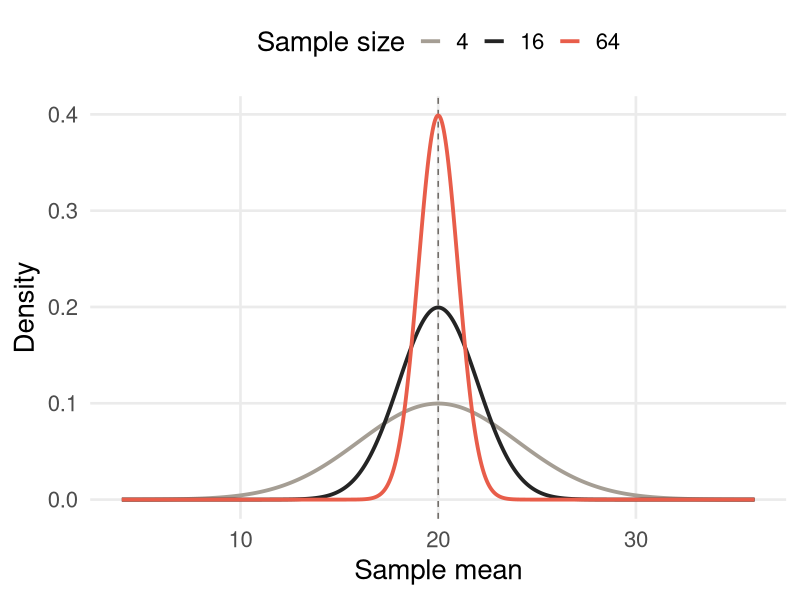
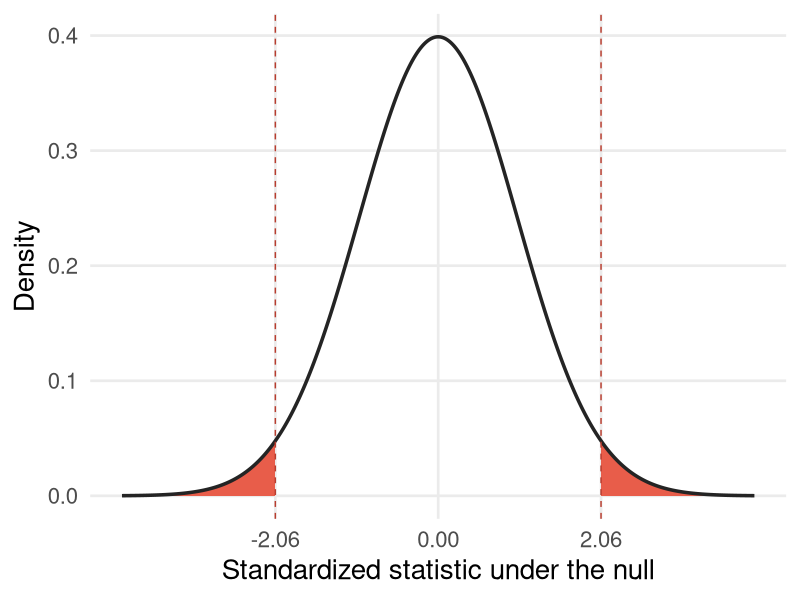
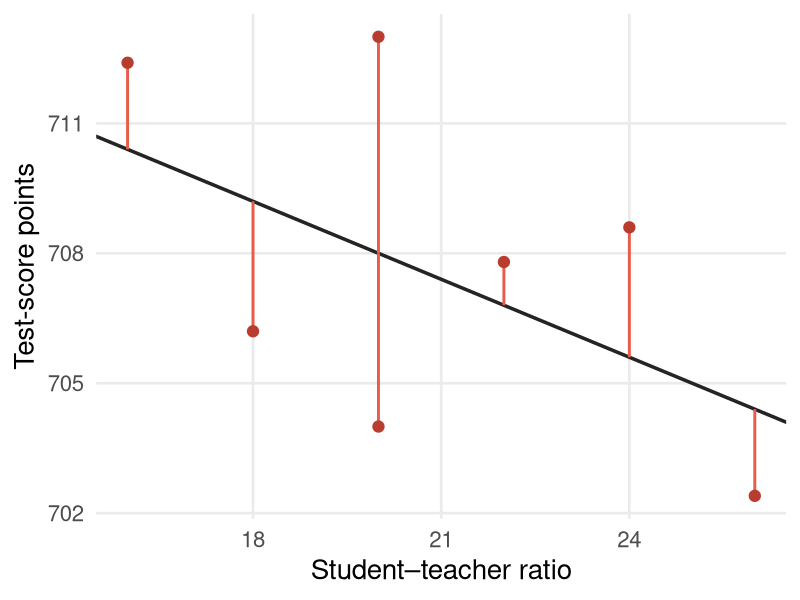
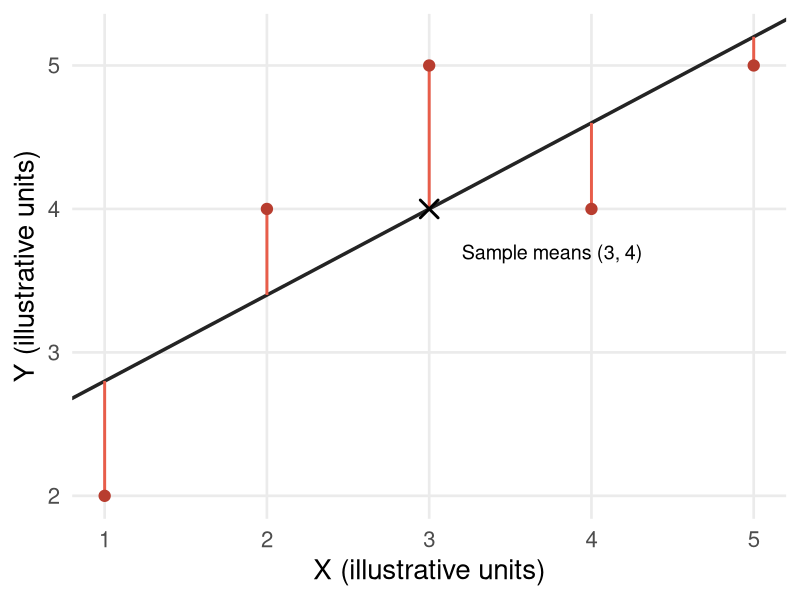

Write the R code that produced these figures, in order.
## ---- chunk 1
#| label: setup
#| include: false

library(ggplot2)
theme_set(
  theme_minimal(base_size = 20) +
    theme(
      panel.grid.minor = element_blank(),
      plot.title = element_text(face = "bold", colour = "#242424"),
      plot.background = element_rect(fill = "transparent", colour = NA)
    )
)
## ---- chunk 2
#| label: exact-mean-densities
#| echo: false
#| fig-width: 12
#| fig-height: 4.5
#| out.width: "90%"
#| fig-alt: "Exact normal densities of the sample mean for sample sizes 4, 16, and 64. All are centered at 20; larger samples produce narrower densities."

# Hypothetical normal population: mean 20, standard deviation 8.
# These are exact densities, not a simulation or observed earnings data.
mean_density <- expand.grid(mean_value = seq(4, 36, length.out = 801),
                            sample_size = c(4, 16, 64))
mean_density$density <- with(mean_density,
  dnorm(mean_value, mean = 20, sd = 8 / sqrt(sample_size)))
mean_density$sample_size <- factor(mean_density$sample_size)
ggplot(mean_density, aes(mean_value, density, colour = sample_size)) +
  geom_vline(xintercept = 20, colour = "#68645F", linetype = "dashed") +
  geom_line(linewidth = 1.3) +
  scale_colour_manual(values = c("#A59E94", "#242424", "#E85D4A"),
                      name = "Sample size") +
  labs(x = "Sample mean", y = "Density") +
  theme(legend.position = "top")
## ---- chunk 3
#| label: p-value-tail-area
#| echo: false
#| fig-width: 12
#| fig-height: 4.5
#| out.width: "90%"
#| fig-alt: "Standard normal density with both tails beyond minus 2.06 and plus 2.06 shaded. Their combined area is approximately 0.0394."

normal_grid <- data.frame(z = seq(-4, 4, length.out = 1601))
normal_grid$density <- dnorm(normal_grid$z)
ggplot(normal_grid, aes(z, density)) +
  geom_area(data = subset(normal_grid, z <= -2.06), fill = "#E85D4A") +
  geom_area(data = subset(normal_grid, z >= 2.06), fill = "#E85D4A") +
  geom_line(colour = "#242424", linewidth = 1.2) +
  geom_vline(xintercept = c(-2.06, 2.06), linetype = "dashed",
             colour = "#B83D2F") +
  scale_x_continuous(breaks = c(-2.06, 0, 2.06)) +
  labs(x = "Standardized statistic under the null", y = "Density")
## ---- chunk 4
#| label: section32-critical-values
#| echo: false

significance_levels <- c(0.10, 0.05, 0.01, 0.005)
knitr::kable(data.frame(
  "Significance level" = c("10%", "5%", "1%", "0.5%"),
  "Probability in each tail" = c("5%", "2.5%", "0.5%", "0.25%"),
  "Critical absolute t" = round(qnorm(1 - significance_levels / 2), 3),
  check.names = FALSE
), align = c("r", "r", "r"))
## ---- chunk 5
#| label: section41-population-errors
#| echo: false
#| fig-width: 12
#| fig-height: 4.2
#| out.width: "90%"
#| fig-alt: "Seven invented districts around the hypothetical line 720 minus 0.6 times the student-teacher ratio. Vertical segments show positive and negative population errors."

# Deterministic invented observations; no empirical California data.
model_example <- data.frame(str = c(16, 18, 20, 20, 22, 24, 26),
                            error = c(2, -3, 5, -4, 1, 3, -2))
model_example$conditional_mean <- 720 - 0.6 * model_example$str
model_example$score <- model_example$conditional_mean + model_example$error
ggplot(model_example, aes(str, score)) +
  geom_abline(intercept = 720, slope = -0.6, colour = "#242424", linewidth = 1.2) +
  geom_segment(aes(xend = str, yend = conditional_mean),
               colour = "#E85D4A", linewidth = 1) +
  geom_point(size = 3.5, colour = "#B83D2F") +
  labs(x = "Student–teacher ratio", y = "Test-score points")
## ---- chunk 6
#| label: section42-hand-fit
#| echo: false

hand_regression <- data.frame(x = 1:5, y = c(2, 4, 5, 4, 5))
hand_fit <- lm(y ~ x, data = hand_regression)
hand_regression$fitted <- fitted(hand_fit)
hand_regression$residual <- residuals(hand_fit)
knitr::kable(data.frame(
  X = hand_regression$x, Y = hand_regression$y,
  "Fitted Y" = round(hand_regression$fitted, 1),
  Residual = round(hand_regression$residual, 1), check.names = FALSE
), align = c("r", "r", "r", "r"))
## ---- chunk 7
#| label: section42-hand-plot
#| echo: false
#| fig-width: 12
#| fig-height: 4.2
#| out.width: "90%"
#| fig-alt: "Five invented data points and the OLS line 2.2 plus 0.6 X. Vertical residual segments connect the observations to the line, which passes through the sample mean at 3,4."

ggplot(hand_regression, aes(x, y)) +
  geom_abline(intercept = 2.2, slope = 0.6, colour = "#242424", linewidth = 1.2) +
  geom_segment(aes(xend = x, yend = fitted), colour = "#E85D4A", linewidth = 1) +
  geom_point(size = 3.5, colour = "#B83D2F") +
  annotate("point", x = 3, y = 4, shape = 4, size = 5, stroke = 1.5) +
  annotate("text", x = 3.2, y = 3.7, label = "Sample means (3, 4)", hjust = 0, size = 5) +
  scale_x_continuous(breaks = 1:5) +
  labs(x = "X (illustrative units)", y = "Y (illustrative units)")
## ---- chunk 8
#| label: section43-hand-fit-measures
#| echo: false

hand_tss <- sum((hand_regression$y - mean(hand_regression$y))^2)
hand_ess <- sum((fitted(hand_fit) - mean(hand_regression$y))^2)
hand_ssr <- sum(residuals(hand_fit)^2)
hand_r2 <- 1 - hand_ssr / hand_tss
hand_ser <- sqrt(hand_ssr / (nrow(hand_regression) - 2))
knitr::kable(data.frame(
  Quantity = c("Total sum of squares", "Explained sum of squares", "Residual sum of squares"),
  Value = round(c(hand_tss, hand_ess, hand_ssr), 1)
), align = c("l", "r"))
## ---- chunk 9
#| label: section42-43-checks
#| include: false

# Deterministic verification of the displayed OLS and fit identities.
stopifnot(
  max(abs(coef(hand_fit) - c(2.2, 0.6))) < 1e-12,
  abs(sum(residuals(hand_fit))) < 1e-12,
  abs(sum(hand_regression$x * residuals(hand_fit))) < 1e-12,
  abs(hand_tss - 6) < 1e-12,
  abs(hand_ess - 3.6) < 1e-12,
  abs(hand_ssr - 2.4) < 1e-12,
  abs(hand_tss - hand_ess - hand_ssr) < 1e-12,
  abs(hand_r2 - cor(hand_regression$x, hand_regression$y)^2) < 1e-12,
  abs(hand_ser - summary(hand_fit)$sigma) < 1e-12,
  abs((698.9 - 2.28 * 20) - 653.3) < 1e-10
)
